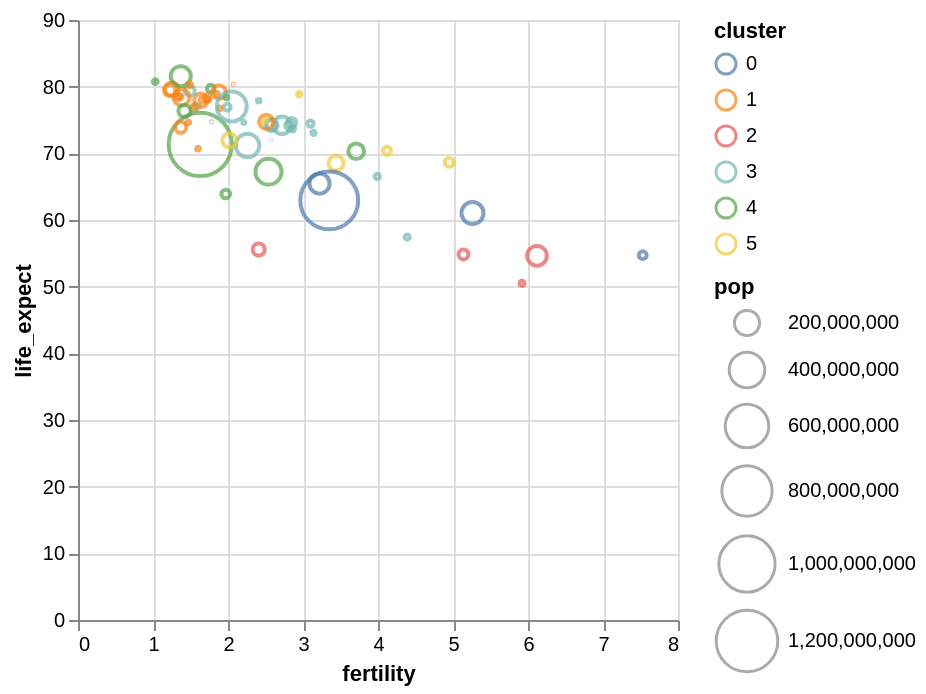

Write notebook code for a chart like this one.
### Markdown cell above
The `color` encoding channel sets a mark's color. The style of color encoding is highly dependent on the data type: nominal data will default to a multi-hued qualitative color scheme, whereas ordinal and quantitative data will use perceptually ordered color gradients.

Here, we encode the `cluster` field using the `color` channel and a nominal (`N`) data type, resulting in a distinct hue for each cluster value. Can you start to guess what the `cluster` field might indicate?

### Code cell
alt.Chart(data2000).mark_point().encode(
    alt.X('fertility:Q'),
    alt.Y('life_expect:Q'),
    alt.Size('pop:Q', scale=alt.Scale(range=[0,1000])),
    alt.Color('cluster:N')
)

### Figure 1 — Vega-Lite specification as saved in the notebook (floating-point values rounded to 4 significant figures)
{"config": {"view": {"continuousWidth": 300, "continuousHeight": 300}}, "data": {"name": "data-bc091f26dcbfed41e77a4db283369a07"}, "mark": {"type": "point"}, "encoding": {"color": {"field": "cluster", "type": "nominal"}, "size": {"field": "pop", "scale": {"range": [0, 1000]}, "type": "quantitative"}, "x": {"field": "fertility", "type": "quantitative"}, "y": {"field": "life_expect", "type": "quantitative"}}, "$schema": "https://vega.github.io/schema/vega-lite/v6.1.0.json", "datasets": {"data-bc091f26dcbfed41e77a4db283369a07": [{"year": 2000, "country": "Afghanistan", "cluster": 0, "pop": 19542982, "life_expect": 54.73, "fertility": 7.53}, {"year": 2000, "country": "Argentina", "cluster": 3, "pop": 37070774, "life_expect": 74.22, "fertility": 2.59}, {"year": 2000, "country": "Australia", "cluster": 4, "pop": 19017963, "life_expect": 79.72, "fertility": 1.77}, {"year": 2000, "country": "Austria", "cluster": 1, "pop": 8010428, "life_expect": 78.49, "fertility": 1.36}, {"year": 2000, "country": "Bahamas", "cluster": 3, "pop": 325014, "life_expect": 71.25, "fertility": 2.1}, {"year": 2000, "country": "Bangladesh", "cluster": 0, "pop": 129193327, "life_expect": 65.47, "fertility": 3.22}, {"year": 2000, "country": "Barbados", "cluster": 3, "pop": 264657, "life_expect": 74.74, "fertility": 1.78}, {"year": 2000, "country": "Belgium", "cluster": 1, "pop": 10264343, "life_expect": 78.04, "fertility": 1.66}, {"year": 2000, "country": "Bolivia", "cluster": 3, "pop": 8592656, "life_expect": 66.53, "fertility": 3.99}, {"year": 2000, "country": "Brazil", "cluster": 3, "pop": 175873720, "life_expect": 71.18, "fertility": 2.26}, {"year": 2000, "country": "Canada", "cluster": 3, "pop": 30683313, "life_expect": 79.36, "fertility": 1.49}, {"year": 2000, "country": "Chile", "cluster": 3, "pop": 15351799, "life_expect": 76.93, "fertility": 1.99}, {"year": 2000, "country": "China", "cluster": 4, "pop": 1264099069, "life_expect": 71.33, "fertility": 1.63}, {"year": 2000, "country": "Colombia", "cluster": 3, "pop": 39215135, "life_expect": 74.23, "fertility": 2.57}, {"year": 2000, "country": "Costa Rica", "cluster": 3, "pop": 3979193, "life_expect": 77.9, "fertility": 2.41}, {"year": 2000, "country": "Croatia", "cluster": 1, "pop": 4548434, "life_expect": 74.65, "fertility": 1.47}, {"year": 2000, "country": "Cuba", "cluster": 3, "pop": 11105791, "life_expect": 77.01, "fertility": 1.58}, {"year": 2000, "country": "Dominican Republic", "cluster": 3, "pop": 8540791, "life_expect": 73.66, "fertility": 2.86}, {"year": 2000, "country": "Ecuador", "cluster": 3, "pop": 12626507, "life_expect": 74.46, "fertility": 3.1}, {"year": 2000, "country": "Egypt", "cluster": 5, "pop": 71371371, "life_expect": 68.54, "fertility": 3.44}, {"year": 2000, "country": "El Salvador", "cluster": 3, "pop": 5958482, "life_expect": 73.07, "fertility": 3.14}, {"year": 2000, "country": "Finland", "cluster": 1, "pop": 5176209, "life_expect": 78.04, "fertility": 1.73}, {"year": 2000, "country": "France", "cluster": 1, "pop": 58665453, "life_expect": 79.19, "fertility": 1.88}, {"year": 2000, "country": "Georgia", "cluster": 1, "pop": 4265172, "life_expect": 70.68, "fertility": 1.6}, {"year": 2000, "country": "Germany", "cluster": 1, "pop": 81551677, "life_expect": 78.39, "fertility": 1.38}, {"year": 2000, "country": "Greece", "cluster": 1, "pop": 11038109, "life_expect": 78.44, "fertility": 1.33}, {"year": 2000, "country": "Grenada", "cluster": 3, "pop": 107432, "life_expect": 71.97, "fertility": 2.58}, {"year": 2000, "country": "Haiti", "cluster": 3, "pop": 8360225, "life_expect": 57.43, "fertility": 4.39}, {"year": 2000, "country": "Hong Kong, China", "cluster": 4, "pop": 6731195, "life_expect": 80.75, "fertility": 1.03}, {"year": 2000, "country": "Iceland", "cluster": 1, "pop": 281462, "life_expect": 80.35, "fertility": 2.07}, {"year": 2000, "country": "India", "cluster": 0, "pop": 1059633675, "life_expect": 62.94, "fertility": 3.35}, {"year": 2000, "country": "Indonesia", "cluster": 4, "pop": 214072421, "life_expect": 67.24, "fertility": 2.54}, {"year": 2000, "country": "Iran", "cluster": 5, "pop": 65544383, "life_expect": 71.94, "fertility": 2.02}, {"year": 2000, "country": "Iraq", "cluster": 5, "pop": 24628858, "life_expect": 68.64, "fertility": 4.95}, {"year": 2000, "country": "Ireland", "cluster": 1, "pop": 3768950, "life_expect": 76.77, "fertility": 1.89}, {"year": 2000, "country": "Israel", "cluster": 5, "pop": 6116958, "life_expect": 78.87, "fertility": 2.95}, {"year": 2000, "country": "Italy", "cluster": 1, "pop": 56966397, "life_expect": 79.64, "fertility": 1.25}, {"year": 2000, "country": "Jamaica", "cluster": 3, "pop": 2612205, "life_expect": 74.64, "fertility": 2.21}, {"year": 2000, "country": "Japan", "cluster": 4, "pop": 126803861, "life_expect": 81.57, "fertility": 1.37}, {"year": 2000, "country": "Kenya", "cluster": 2, "pop": 30851606, "life_expect": 54.83, "fertility": 5.14}, {"year": 2000, "country": "Lebanon", "cluster": 5, "pop": 4320642, "life_expect": 74.82, "fertility": 2.5}, {"year": 2000, "country": "Mexico", "cluster": 3, "pop": 97873442, "life_expect": 74.21, "fertility": 2.72}, {"year": 2000, "country": "Netherlands", "cluster": 1, "pop": 15899135, "life_expect": 78.28, "fertility": 1.72}, {"year": 2000, "country": "New Zealand", "cluster": 4, "pop": 3855266, "life_expect": 78.39, "fertility": 1.98}, {"year": 2000, "country": "Nigeria", "cluster": 2, "pop": 122851984, "life_expect": 54.63, "fertility": 6.12}, {"year": 2000, "country": "North Korea", "cluster": 4, "pop": 23367059, "life_expect": 63.9, "fertility": 1.97}, {"year": 2000, "country": "Norway", "cluster": 1, "pop": 4491202, "life_expect": 78.9, "fertility": 1.85}, {"year": 2000, "country": "Pakistan", "cluster": 0, "pop": 154369924, "life_expect": 61.04, "fertility": 5.26}, {"year": 2000, "country": "Peru", "cluster": 3, "pop": 26654439, "life_expect": 74.61, "fertility": 2.85}, {"year": 2000, "country": "Philippines", "cluster": 4, "pop": 77958223, "life_expect": 70.31, "fertility": 3.71}, {"year": 2000, "country": "Poland", "cluster": 1, "pop": 38504431, "life_expect": 73.9, "fertility": 1.37}, {"year": 2000, "country": "Portugal", "cluster": 1, "pop": 10300626, "life_expect": 76.84, "fertility": 1.54}, {"year": 2000, "country": "Rwanda", "cluster": 2, "pop": 8109989, "life_expect": 50.51, "fertility": 5.92}, {"year": 2000, "country": "Saudi Arabia", "cluster": 5, "pop": 21547390, "life_expect": 70.37, "fertility": 4.12}, {"year": 2000, "country": "South Africa", "cluster": 2, "pop": 46813266, "life_expect": 55.58, "fertility": 2.41}, {"year": 2000, "country": "South Korea", "cluster": 4, "pop": 46788591, "life_expect": 76.34, "fertility": 1.42}, {"year": 2000, "country": "Spain", "cluster": 1, "pop": 40741651, "life_expect": 79.47, "fertility": 1.22}, {"year": 2000, "country": "Switzerland", "cluster": 1, "pop": 7182059, "life_expect": 80.3, "fertility": 1.49}, {"year": 2000, "country": "Turkey", "cluster": 1, "pop": 64113547, "life_expect": 74.73, "fertility": 2.51}, {"year": 2000, "country": "United Kingdom", "cluster": 1, "pop": 58850043, "life_expect": 77.97, "fertility": 1.64}, {"year": 2000, "country": "United States", "cluster": 3, "pop": 282398554, "life_expect": 77.03, "fertility": 2.05}, {"year": 2000, "country": "Venezuela", "cluster": 3, "pop": 24427729, "life_expect": 74.17, "fertility": 2.82}]}}
